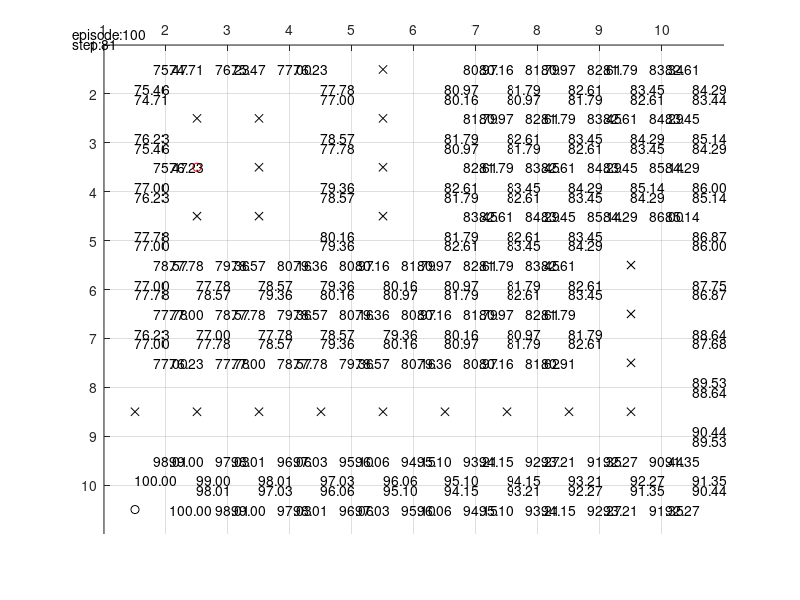

MATLAB code to generate this figure:
function qlearn
% TODO: probability for movement
% TODO: traversal, debug info plot

clc; clear all; close all;

%--------------------------------------------------------------------------
% 1) Create map, Draw the map
%
% It should show Q values, Destination.
% For each episode, update the Q values.
%--------------------------------------------------------------------------
global S; S = 7;
global G; G = 8;
global C; C = 1;
global O; O = 0;

small_map = ...
      [ C, C, C, C;
        C, C, C, C;
        C, S, C, C;
        C, C, C, G;
        ];
small_map2 = ...
      [ S, O, C;
        C, C, C;
        C, G, C;
        ];

small_map3 = ...
      [ S, C, C;
        O, C, C;
        C, C, G;
        ];

large_map = ...                                                                                                                                                                                                   
        [ C, C, C, C, O, C, C, C, C, C;                                                                                                                                                                             
          C, O, O, C, O, C, C, C, C, C;                                                                                                                                                                             
          C, S, O, C, O, C, C, C, C, C;                                                                                                                                                                             
          C, O, O, C, O, C, C, C, C, C;                                                                                                                                                                             
          C, C, C, C, C, C, C, C, O, C;                                                                                                                                                                             
          C, C, C, C, C, C, C, C, O, C;                                                                                                                                                                             
          C, C, C, C, C, C, C, C, O, C;                                                                                                                                                                             
          O, O, O, O, O, O, O, O, O, C;                                                                                                                                                                             
          C, C, C, C, C, C, C, C, C, C;                                                                                                                                                                             
          G, C, C, C, C, C, C, C, C, C;                                                                                                                                                                             
        ];
map = large_map;


global ROW;
global COL;
[ROW,COL] = size(map);
display(sprintf('INFO: Map size = %d x %d',ROW,COL));
display(sprintf('INFO: 0 - obstacle | 1 - clear path | 7 - start | 8 - goal'));

%--------------------------------------------------------------------------
% 2) Validate map, and capture start, goal position
% Draw the map if valid
%--------------------------------------------------------------------------
num_start = 0;
num_goal = 0;
for r = 1:ROW
  for c = 1:COL
    if( map(r,c) == S )
      num_start = num_start + 1;
      start_r = r; start_c = c;
    end
    if( map(r,c) == G )
      num_goal = num_goal + 1;
      goal_r = r; goal_c = c;
    end
  end
end
if( num_start > 1 || num_goal > 1 )
  display('ERROR: Validate map: Too many start or goal');
  return;
end

% draw a map
axis([1 COL+1 1 ROW+1]);
grid on;
hold on;
set(gca,'XTick',[1:1:COL]);
set(gca,'YTick',[1:1:ROW]);
set(gca,'xaxislocation','top','ydir','reverse');

% plot start, goal, obstacles
plot(start_c+0.5,start_r+0.5,'ro');
plot(goal_c+0.5,goal_r+0.5,'ko');
for ri = 1:ROW
  for ci = 1:COL
    if(map(ri,ci)==O) % if it is a obstacle draw it
      plot(ci+0.5,ri+0.5,'kx');
    end
  end
end

%--------------------------------------------------------------------------
% 3) convert map into immediate reward matrix (node base) using following
%
%     100  - goal
%     0    - clear path
%     -inf - obstacle, self, not reachable, or diagonal...
%--------------------------------------------------------------------------
num_states = ROW*COL;
start_state = rc2indx(start_r,start_c);
goal_state = rc2indx(goal_r,goal_c);
R(num_states,num_states) = 0;

% 1st loop represent current node
% 2nd loop represent visiting node, check if it is clear path, or obstacle
for qx = 1:num_states
  [cr,cc] = indx2rc(qx);  % (c)urrent (r)ow and (c)ol
  if( map(cr,cc) == O ) % current node is an obstacle
    R(qx,:) = -inf;
    continue;
  end
  for qy = 1:num_states
    [vr,vc] = indx2rc(qy);
    if ( abs(vr-cr) == 1 && cc == vc ) % +/1 row
      if ( map(vr,vc) == C || map(vr,vc) == S )
        R(qx,qy) = 0;
      elseif( map(vr,vc) == G )
        R(qx,qy) = 100;
      else
        R(qx,qy) = -inf;
      end
    elseif (abs(vc-cc) == 1 && cr == vr ) % +/- col
      if ( map(vr,vc) == C || map(vr,vc) == S )
        R(qx,qy) = 0;
      elseif( map(vr,vc) == G )
        R(qx,qy) = 100;
      else
        R(qx,qy) = -inf;
      end
    else % diagonal
      R(qx,qy) = -inf;
    end
  end
end

R;

%--------------------------------------------------------------------------
% 4) set up constants alpha, gamma, probabilities of movement, 
%--------------------------------------------------------------------------
global EPISODES; EPISODES = 100;
display(sprintf('INFO: max episode %f',EPISODES));
global STEPS; STEPS = 150;
display(sprintf('INFO: max step %f',STEPS));
global ALPHA; ALPHA = [0.99]; % learning rate
display(sprintf('INFO: alpha %f',ALPHA));
global GAMMA; GAMMA = [0.99]; % discount rate
display(sprintf('INFO: gamma %f',GAMMA));


%--------------------------------------------------------------------------
% 5) loop thru num of EPISODES
%--------------------------------------------------------------------------
for param_i = 1:size(ALPHA,2)

textbox(ROW,COL) = struct('up',[],'down',[],'left',[],'right',[]);
episode_tb_hldr = [];
steps_tb_hldr = [];

Q = zeros(size(R));
for e = 1:EPISODES
  steps = 1; % reset the number of steps
  s = randperm(num_states,1); % current state
  if(isempty(episode_tb_hldr))
    episode_tb_hldr = text(0.5,0.8,sprintf('episode:%d',e));
  else
    set(episode_tb_hldr,'String',sprintf('episode:%d',e));
  end
  while ( s ~= goal_state && steps <= STEPS )
    
    if(isempty(steps_tb_hldr))
      steps_tb_hldr = text(0.5,1,sprintf('step:%d',steps));
    else
      set(steps_tb_hldr,'String',sprintf('step:%d',steps));
    end
    
    avail_actions = find(R(s,:) >= 0); % find num of possible actions
    num_actions = size(avail_actions,2);
    if ( num_actions > 0 )
      % policy for selecting action goes here
      action_taken = ( round(rand() * (num_actions - 1)) ) + 1;
    else
%      display('on obstacles');
      break;  % started on an obstacle state
    end
    
    % get maximum q value for all states
    q_max = max(Q,[],2);
    % future state, or the action
    fs = avail_actions(action_taken);
    Q(s,fs) = Q(s,fs) + ALPHA(param_i) * ( R(s,fs) + GAMMA(param_i) * q_max(fs) - Q(s,fs) );


    % update plot
    [r,c] = indx2rc(s);
    [fr,fc] = indx2rc(fs);

    str = sprintf('%0.2f', Q(s,fs));
    if ( fr - r == 1 )  % r+1
      if(isempty(textbox(r,c).down))
        textbox(r,c).down = text(c+0.5, r+0.9,str);
      else
        set(textbox(r,c).down,'String',str);
      end
    elseif ( r - fr == 1) % r-1
      if(isempty(textbox(r,c).up))
        textbox(r,c).up = text(c+0.5, r+0.1,str);
      else
        set(textbox(r,c).up,'String',str);
      end
    elseif( fc - c == 1) % c+1
      if(isempty(textbox(r,c).right))
        textbox(r,c).right = text(c+0.8, r+0.5,str);
      else
        set(textbox(r,c).right,'String',str);
      end
    elseif( c - fc == 1) % c-1
      if(isempty(textbox(r,c).left))
        textbox(r,c).left = text(c+0.05, r+0.5,str);
      else
        set(textbox(r,c).left,'String',str);
      end
    else
      display('should not be here, bug');
    end
    %pause(0.001); 
    drawnow;
    s = fs;
    steps = steps + 1;
  end
end


saveas(gcf,sprintf('a%0.2fg%0.2fe%d.jpg',ALPHA(param_i),GAMMA(param_i),EPISODES),'jpg');
end

Q;

%--------------------------------------------------------------------------
% 6) Traverse from any starting point
%--------------------------------------------------------------------------




%--------------------------------------------------------------------------
% util
%--------------------------------------------------------------------------
function index = rc2indx(r,c)
global ROW;
global COL;
index = (r-1)*COL+c;

function [r,c] = indx2rc(i)
global ROW;
global COL;
r = ceil(i/COL);
c = mod(i,COL);
if( c == 0 )
  c = COL;
end
